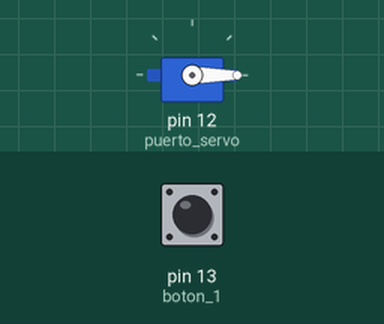
Bench run of a sketch on a simulated Arduino Uno, built with avr-gcc and run on an emulated ATmega328P. On the bench: servo. The inputs (shaded band) are chosen by the test bench; at power-on: pin 13 (boton_1) LOW.

Above: at 1.2 s.
1.3 s: pin 13 (boton_1) pulled HIGH for 0.15 s
At 1.6 s:
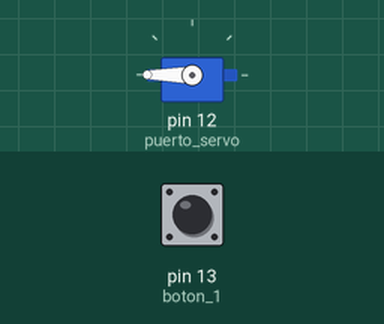
3.8 s: pin 13 (boton_1) pulled HIGH for 3.2 s
At 8.4 s:
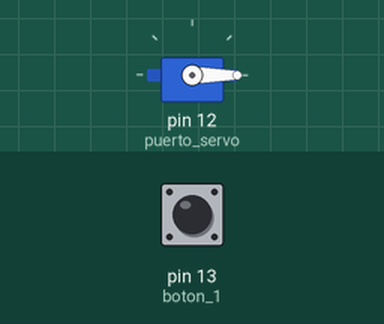
Timing chart, 0 to 9.9 s (numbered marks = the images above; inputs shaded):
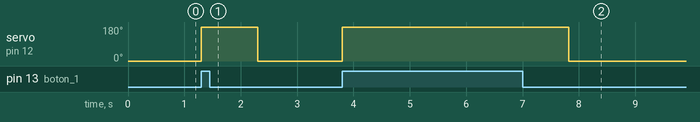

Measured:
- after the input at 1.3 s, servo on pin 12 (puerto_servo): 0° → 180° at once, → 0° 1.0 s later
- after the input at 3.8 s, servo on pin 12 (puerto_servo): 0° → 180° at once, → 0° 4.0 s later

The sketch:

Cerradura_con_contrasena.ino
```cpp
//Diego Vargas Gonzalez

   //Codigo compatible con Arduino Uno


   #include <Keypad.h>
   #include <LiquidCrystal.h>
   #include <Servo.h>

  Servo servo1;
  int puerto_servo=12; //pin del servo o cerradura
  int boton_1=13; //pin donde se conecta el boton
  int contA=0;
  int contB=0;
  int longitud=0;
  String palabra;

  const byte ROWS = 4; //four rows+
  const byte COLS = 4; //three columns
  char hexakeys[ROWS][COLS]={
    {'1','2','3','A'},
    {'4','5','6','B'},
    {'7','8','9','C'},
    {'*','0','#','D'}
  };

  byte colPins[COLS] = {8,9,10,11 }; // 1 2 3 4
  byte rowPins[ROWS] = {15,16,17,18}; //A B C D
                      // A1, A2, A3, A4


 Keypad customKeypad = Keypad( makeKeymap(hexakeys),rowPins,colPins,ROWS,COLS);

 LiquidCrystal lcd(7, 6, 5, 4, 3, 2); //los pines que se usan para el display

  void setup()
  {
    for(int a=15;a<=18;a++){  //esto es para convertir los pines analogicos en digitales
      pinMode(a,INPUT);
     digitalWrite(a,HIGH);

    }

     pinMode(boton_1,INPUT);
     digitalWrite(boton_1,LOW);
     servo1.attach(puerto_servo);

    Serial.begin(9600);
    lcd.print("Clave->");


  }

  void loop()

  {
      servo1.write(0);
      char key = customKeypad.getKey();

    if(digitalRead(boton_1)==HIGH)
      {
        lcd.clear();
        servo1.write(180);
        lcd.print("-----Abierto-----");
        delay(1000);
        lcd.clear();
        lcd.print("Clave->");


       }

      if(key)
      {

      palabra+=key;
      longitud=palabra.length();
      lcd.print("*");
          if(longitud>=5)
          {
            verifica_contrasena(palabra);
          }

      }
  }


  void verifica_contrasena(String pal)
  {

    if(pal.equals("D1000"))
    {
      lcd.clear();
      lcd.print("Acceso Correcto");
      servo1.write(180);
      palabra="";
      delay(5000);
      lcd.clear();
      lcd.print("Clave->");
    }
    else
    {
      lcd.clear();
      lcd.print("Clave incorrecta");
      palabra="";
      delay(2000);
      lcd.clear();
      lcd.print("Clave->");
    }
  }
```
